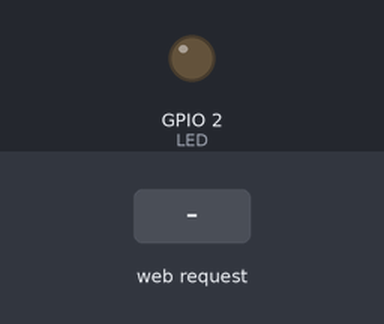
Bench run of a program on a simulated ESP32. Parts: output pins drawn as LEDs (lit = HIGH). The test bench sets the inputs (shaded band). WiFi joins after 1.5 s; servers stay silent unless stated; what the program prints to the serial monitor is not drawn.

Above: at 2.7 s.
2.8 s: HTTP request GET /on received
At 3.2 s:
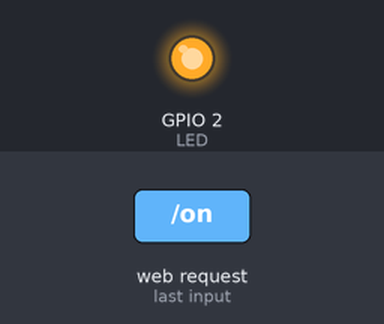
4.3 s: HTTP request GET /off received
At 5.5 s:
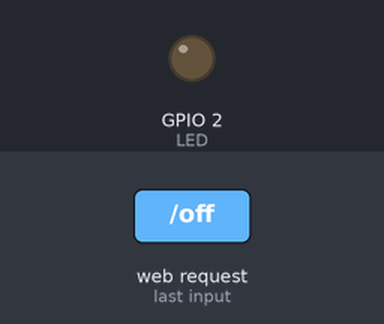
Timing chart, 0 to 7.3 s (numbered marks = the images above; inputs shaded):
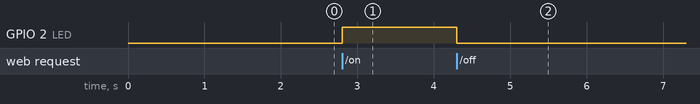

The program:

main.cpp
```cpp
#include <Arduino.h>
#include <WebServer.h>

const char *ssid = "Google8aaa";
const char *password = "5161naga";

WebServer server(80);
const byte LED = 2;

void handleRoot()
{
  String HTML ="<a href=\"/on\">開啟LED</a><br>";
  HTML +="<a href=\"/off\">關閉LED</a>";
  server.send(200,"text/html;charset=UTF-8",HTML);
}

void handleNotFound()
{
  server.send(404, "text/plain;charset=UTF-8", "can't find file");
}

void handleLedOn(){
  digitalWrite(LED,HIGH);
}

void handleLedOff(){
  digitalWrite(LED,LOW);

}

void setup()
{
  Serial.begin(115200);
  WiFi.begin(ssid, password);
  pinMode(LED, OUTPUT);

  while (WiFi.status() != WL_CONNECTED)
  {
    delay(500);
    Serial.print(".");
  }

  Serial.println("WiFI Connected!!");
  Serial.print("My IP = ");
  Serial.println(WiFi.localIP());

  server.on("/", handleRoot);
  server.on("/on",handleLedOn);
  server.on("/off",handleLedOff);

  server.onNotFound(handleNotFound);
  server.begin();
  Serial.println("Server is running...");
}

void loop()
{
  server.handleClient();
}
```

Measured:
- after the input at 2.8 s, GPIO 2 (LED): LOW → HIGH at once
- after the input at 4.3 s, GPIO 2 (LED): HIGH → LOW at once
